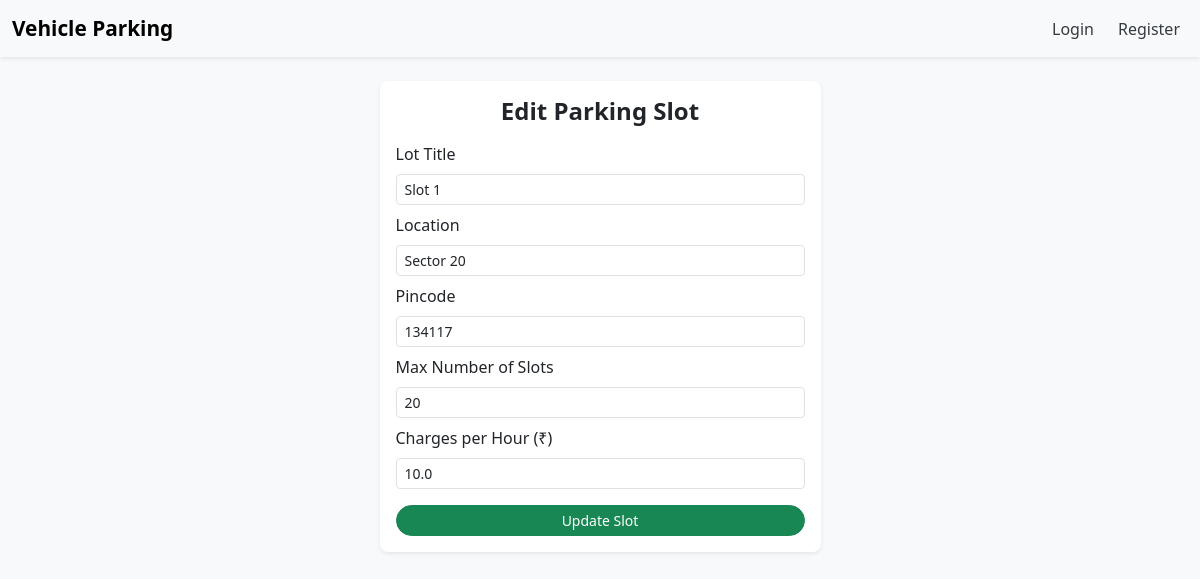
Page /slot/1/edit on the committed database.
### models.py (models this page shows)
class LotInfo(db.Model):
    __tablename__ = 'lots_info'
    lot_id = db.Column(db.Integer, primary_key=True)
    lot_title = db.Column(db.String(120), nullable=False)
    lot_location = db.Column(db.String(200))
    lot_zip = db.Column(db.String(10))
    rate_per_hr = db.Column(db.Float, nullable=False)
    total_slots = db.Column(db.Integer, nullable=False)
    slot_list = db.relationship('LotSlot', backref='parent_lot', cascade="all, delete", lazy=True)

### routes.py (the view)
    @app.route('/slot/<int:slot_id>/edit')
    def edit_slot(slot_id):
        slot = LotInfo.query.get(slot_id)
        if not slot:
            flash("Slot not found.")
            return redirect(url_for('admin_login'))
        return render_template('edit_slot.html', slot=slot)

### templates/edit_slot.html (shortened to what this page needs)
{% extends "layout.html" %}
{% block content %}
<div class="container mt-4 mb-4">
    <div class="row justify-content-center">
        <div class="col-12 col-sm-8 col-md-6 col-lg-5">
            <div class="card shadow-sm rounded-3 border-0">
                <div class="card-body p-3">
                    <h4 class="mb-3 text-center fw-bold">Edit Parking Slot</h4>
                    <form method="POST" action="{{ url_for('edit_slot_post', slot_id=slot.lot_id) }}">
                        <div class="mb-2">
                            <label for="lot_title" class="form-label">Lot Title</label>
                            <input type="text" class="form-control form-control-sm" id="lot_title" name="lot_title" value="{{ slot.lot_title }}" required>
                        </div>
                        <div class="mb-2">
                            <label for="location" class="form-label">Location</label>
                            <input type="text" class="form-control form-control-sm" id="location" name="location" value="{{ slot.lot_location }}" required>
                        </div>
                        <div class="mb-2">
                            <label for="pincode" class="form-label">Pincode</label>
                            <input type="text" class="form-control form-control-sm" id="pincode" name="pincode" value="{{ slot.lot_zip }}" required>
                        </div>
                        <div class="mb-2">
                            <label for="number_of_slots" class="form-label">Max Number of Slots</label>
                            <input type="number" class="form-control form-control-sm" id="number_of_slots" name="number_of_slots" value="{{ slot.total_slots }}" required>
                        </div>
                        <div class="mb-3">
                            <label for="charges_per_hour" class="form-label">Charges per Hour (₹)</label>
                            <input type="number" class="form-control form-control-sm" id="charges_per_hour" name="charges_per_hour" value="{{ slot.rate_per_hr }}" required>
                        </div>
                        <div class="d-grid">
                            <button type="submit" class="btn btn-success btn-sm rounded-pill">Update Slot</button>
                        </div>
                    </form>
                </div>
            </div>
        </div>
    </div>
</div>
{% endblock %}

### templates/navbar.html (style rules this page uses)
body { background-color: #f8f9fa; }

### rows in the picture
LotInfo: lot_title "Slot 1", location "Sector 20", pincode "134117", number_of_slots "20", charges_per_hour "10.0"
